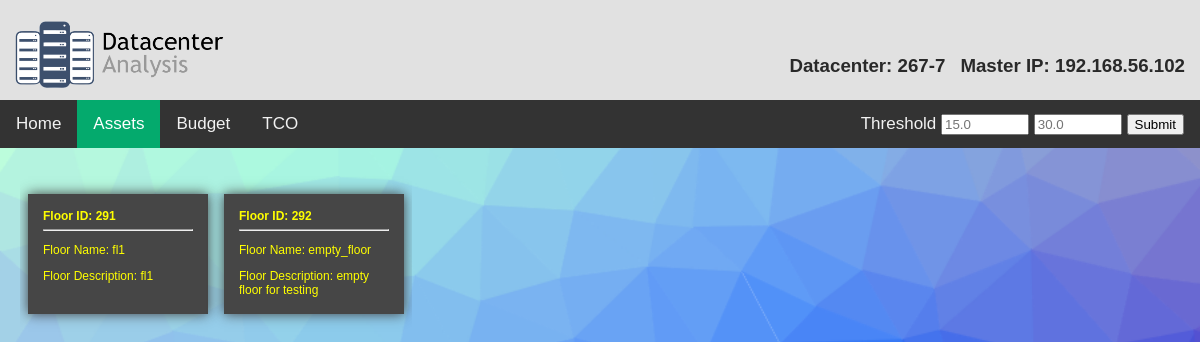
The page /tool/assets/ on the database its author committed.
### tool/models.py (models this page shows, shortened)
class Application(models.Model):
    masterip = models.CharField(null=True, max_length=25)
    current = models.CharField(null=True, max_length=25)
    configured = models.IntegerField(null=True, default = 0)
    threshold_low = models.FloatField(null=True, max_length=25, default=15)
    threshold_medium = models.FloatField(null=True, max_length=25, default=30)

class Floor(models.Model):
    masterip = models.CharField(null=True, max_length=25)
    sub_id = models.CharField(null=True,max_length=15)
    datacenterid = models.CharField(max_length=20,null=True)
    floorid = models.IntegerField()
    floorname = models.CharField(max_length=25, null=True)
    description = models.CharField(max_length=100, null=True)

### tool/views.py (the view)
# urls.py: path('assets/',views.assets, name = "assets"),
def assets(request):
    context = {}
    master = services.get_master()
    if request.method == 'POST':
        form = forms.ChangeThresholdForm(request.POST)
        if form.is_valid():
            low,medium=form.cleaned_data
            Threshold.objects.update(low=low,medium=medium)
        context["error"] = form
    if Application.objects.filter(masterip=master).values().all().get()['current']==None:
        return services.prompt_configuration(request,"assets")
    sub_id = services.get_current_sub_id()
    context['master'] = master
    context['floors'] = Floor.objects.filter(sub_id=sub_id).filter(masterip=master).all()
    context['floor_count'] = Floor.objects.filter(sub_id=sub_id).filter(masterip=master).all().count()
    context['rack_count'] = Rack.objects.filter(sub_id=sub_id).filter(masterip=master).all().count()
    context["host_count"] = Host.objects.filter(sub_id=services.get_current_sub_id()).filter(masterip=master).all().count()
    context['current'] = services.get_current_for_html()
    context["threshold"] = Application.objects.all().get()
    context['racks'] = Rack.objects.filter(sub_id=sub_id).filter(masterip=services.get_master()).all()
    context["hosts"] = Host.objects.filter(sub_id=services.get_current_sub_id()).filter(masterip=master).all()
    context['page'] = 'assets'
    return render (request, 'assets/assets.html', context )

### tool/services/services.py (called while the page is built)
def get_current_sub_id():
    try:
        return str(Application.objects.all().values().get()['current'])
    except: return Application.DoesNotExist

def get_master():
    try:
        return Application.objects.all().values().get()["masterip"]
    except: return Application.DoesNotExist

def get_current_for_html():
    try:
        current = str(Application.objects.filter(masterip=get_master()).all().values().get()['current'])
    except:
        current='-'
    return current

### tool/templates/assets/assets.html (shortened to what this page needs)
{% include 'home/base.html'%}
<div class="topnav3">
  {% if page == "home" %}<a class="active" href="{% url 'configure' %}">Home</a>{% else %} <a href="{% url 'configure' %}">Home</a>{% endif %}
  {% if page == "assets" %}<a class="active" href="{% url 'assets' %}">Assets</a>{% else %} <a href="{% url 'assets' %}">Assets</a>{% endif %}
  {% if page == "budget" %}<a class="active" href="{% url 'budget' %}">Budget</a>{% else %} <a href="{% url 'budget' %}">Budget</a>{% endif %}
  {% if page == "tco" %}<a class="active" href="{% url 'tco' %}">TCO</a>{% else %} <a href="{% url 'tco' %}">TCO</a>{% endif %}
  <a class="a2">
    <form method="POST" class="post-form">
      Threshold
      <input type="number" name="low" required placeholder={{threshold.threshold_low}} step="0.1">
      <input type="number" name="medium" required placeholder={{threshold.threshold_medium}} step="0.1">
      <button type="submit" class="save   btn btn-default">Submit</button>
    </form>
  </a>
</div>
<div class="asset-content">
<ul id="myUL">
      {% for floor in floors %}
        <li><span class="box">
            <div class="floor-card">
                <b>Floor ID: {{ floor.floorid }}</b>
                <hr>
                <p>Floor Name: {{ floor.floorname }}</p>
                <p>Floor Description: {{ floor.description }}</p>
            </div>
        </span>
        </li>
        {% endfor %}
</ul>
</div>

### tool/templates/home/base.html (shortened to what this page needs)
<!DOCTYPE html>
<html lang="en">
  <head>
    <link rel="stylesheet" href="/../../static/css/styles.css">
  </head>
  <div class="topnav">
    <a href="{% url 'configure' %}"><h2><img alt="My Image" src="/../../static/media/logo3.png" height="70" width="210"/></h2></a>
    <br><br>
    <h3>Master IP: {{master}}</h3>
    <h3>Datacenter: {{current}}</h3>
  </div>
  <div class="topnav3">
    {% if page == "home" %}<a class="active" href="{% url 'configure' %}">Home</a>{% else %} <a href="{% url 'configure' %}">Home</a>{% endif %}
    {% if page == "assets" %}<a class="active" href="{% url 'assets' %}">Assets</a>{% else %} <a href="{% url 'assets' %}">Assets</a>{% endif %}
    {% if page == "budget" %}<a class="active" href="{% url 'budget' %}">Budget</a>{% else %} <a href="{% url 'budget' %}">Budget</a>{% endif %}
    {% if page == "tco" %}<a class="active" href="{% url 'tco' %}">TCO</a>{% else %} <a href="{% url 'tco' %}">TCO</a>{% endif %}
  </div>
</html>

### tool/static/css/styles.css (style rules this page uses)
input[type=number] { width: 50px; }
.topnav { top:0; width:100%; height:100px; position:fixed; overflow: hidden; background-color: rgb(225, 225, 225); opacity:1; }
.topnav h2 { padding-left:15px; float: left; color: #292929; text-align: center; text-decoration: none; }
.topnav h3 { padding-right:15px; float: right; color: #292929; text-align: center; text-decoration: none; }
.asset-content { overflow: visible; width:max-content; overflow-x: scroll; margin-left: 20px; }
.floor-card { font-size: 12px; width: 150px; height: 90px; margin: 8px; padding: 15px; background-color: rgb(70, 70, 70); color:yellow; box-shadow: 0 0 12px rgb(63, 63, 63); opacity:1; }
.topnav3 { top:100px; width:100%; height:48px; position:fixed; overflow: hidden; overflow: hidden; background-color: #333; }
.topnav3 a { float: left; color: #f2f2f2; text-align: center; padding: 14px 16px; text-decoration: none; font-size: 17px; }
.topnav3 a.a2 { float: right; color: #f2f2f2; text-align: center; padding: 14px 16px; text-decoration: none; font-size: 17px; }
.topnav3 a.active { background-color: #04AA6D; color: white; }
input[type=number] { width: 80px; }
ul, #myUL { list-style-type: none; padding-left: 0; overflow: visible; bottom:auto; right:auto; }
li, #myUL { overflow: visible; float: left; }
.box { overflow: visible; cursor: pointer; -webkit-user-select: none; -moz-user-select: none; -ms-user-select: none; user-select: none; }
.box::before { color: black; display: inline-block; }
.active { display: block; }

### rows shown on the page
Application: masterip "192.168.56.102", current "267-7", low "15.0", medium "30.0"
Floor: floorid "291", floorname "fl1", description "fl1"
Floor: floorid "292", floorname "empty_floor", description "empty floor for testing"
